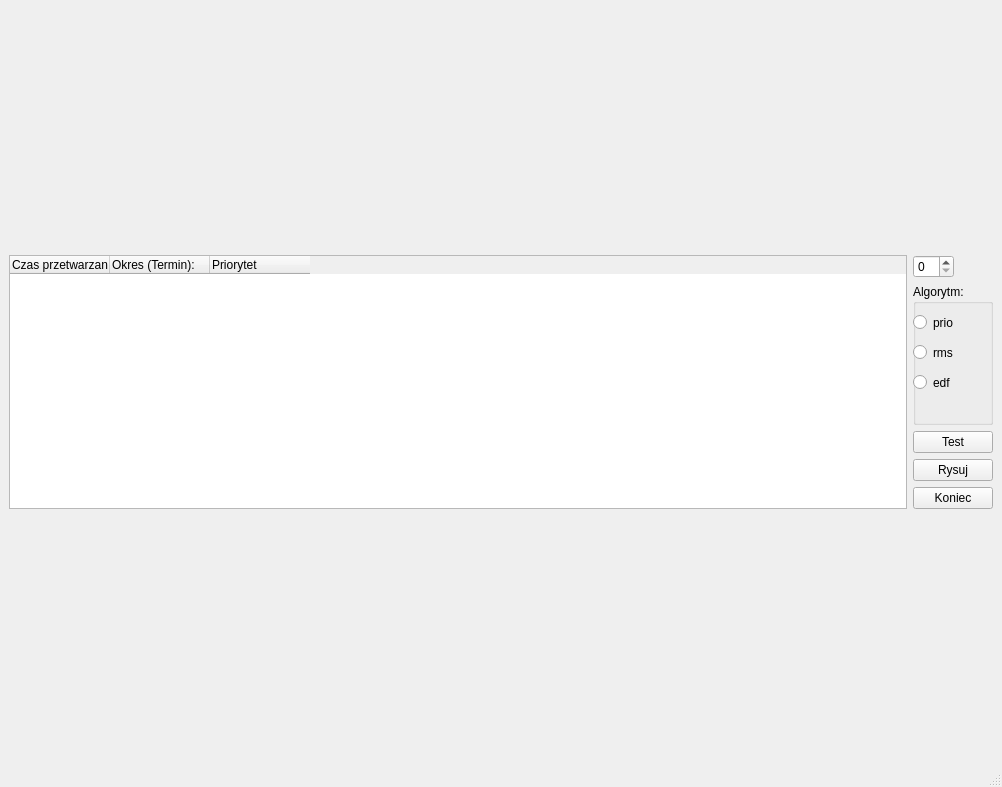
<?xml version="1.0" encoding="UTF-8"?>
<ui version="4.0">
 <class>SCR</class>
 <widget class="QMainWindow" name="SCR">
  <property name="geometry">
   <rect>
    <x>0</x>
    <y>0</y>
    <width>1002</width>
    <height>787</height>
   </rect>
  </property>
  <property name="sizePolicy">
   <sizepolicy hsizetype="Expanding" vsizetype="Expanding">
    <horstretch>0</horstretch>
    <verstretch>0</verstretch>
   </sizepolicy>
  </property>
  <property name="windowTitle">
   <string>MainWindow</string>
  </property>
  <widget class="QWidget" name="centralwidget">
   <layout class="QGridLayout" name="gridLayout_2">
    <item row="0" column="0">
     <layout class="QGridLayout" name="gridLayout">
      <item row="0" column="0">
       <layout class="QVBoxLayout" name="chart"/>
      </item>
      <item row="1" column="0">
       <layout class="QGridLayout" name="gridLayout_4">
        <item row="0" column="2">
         <layout class="QGridLayout" name="gridLayout_3"/>
        </item>
        <item row="0" column="1">
         <layout class="QVBoxLayout" name="verticalLayout_6">
          <item alignment="Qt::AlignLeft">
           <widget class="QSpinBox" name="spinBox"/>
          </item>
          <item>
           <widget class="QGroupBox" name="groupBox">
            <property name="sizePolicy">
             <sizepolicy hsizetype="Fixed" vsizetype="Preferred">
              <horstretch>0</horstretch>
              <verstretch>0</verstretch>
             </sizepolicy>
            </property>
            <property name="title">
             <string>Algorytm:</string>
            </property>
            <property name="checkable">
             <bool>false</bool>
            </property>
            <widget class="QRadioButton" name="checkBox_PRIORYTET">
             <property name="geometry">
              <rect>
               <x>0</x>
               <y>30</y>
               <width>82</width>
               <height>17</height>
              </rect>
             </property>
             <property name="text">
              <string>prio</string>
             </property>
            </widget>
            <widget class="QRadioButton" name="checkBox_RMS">
             <property name="geometry">
              <rect>
               <x>0</x>
               <y>60</y>
               <width>82</width>
               <height>17</height>
              </rect>
             </property>
             <property name="text">
              <string>rms</string>
             </property>
            </widget>
            <widget class="QRadioButton" name="checkBox_EDF">
             <property name="geometry">
              <rect>
               <x>0</x>
               <y>90</y>
               <width>82</width>
               <height>17</height>
              </rect>
             </property>
             <property name="text">
              <string>edf</string>
             </property>
            </widget>
           </widget>
          </item>
          <item>
           <widget class="QPushButton" name="pushButton_3">
            <property name="text">
             <string>Test</string>
            </property>
           </widget>
          </item>
          <item>
           <widget class="QPushButton" name="pushButton_2">
            <property name="text">
             <string>Rysuj</string>
            </property>
           </widget>
          </item>
          <item>
           <widget class="QPushButton" name="pushButton">
            <property name="text">
             <string>Koniec</string>
            </property>
           </widget>
          </item>
         </layout>
        </item>
        <item row="0" column="0">
         <widget class="QTableWidget" name="tabele">
          <property name="sizePolicy">
           <sizepolicy hsizetype="Expanding" vsizetype="Preferred">
            <horstretch>0</horstretch>
            <verstretch>0</verstretch>
           </sizepolicy>
          </property>
          <property name="maximumSize">
           <size>
            <width>16777215</width>
            <height>254</height>
           </size>
          </property>
          <property name="rowCount">
           <number>0</number>
          </property>
          <property name="columnCount">
           <number>3</number>
          </property>
          <column>
           <property name="text">
            <string>Czas przetwarzania:</string>
           </property>
           <property name="textAlignment">
            <set>AlignJustify|AlignVCenter</set>
           </property>
          </column>
          <column>
           <property name="text">
            <string>Okres (Termin):</string>
           </property>
           <property name="textAlignment">
            <set>AlignJustify|AlignVCenter</set>
           </property>
          </column>
          <column>
           <property name="text">
            <string>Priorytet</string>
           </property>
           <property name="textAlignment">
            <set>AlignJustify|AlignVCenter</set>
           </property>
          </column>
         </widget>
        </item>
       </layout>
      </item>
     </layout>
    </item>
   </layout>
  </widget>
  <widget class="QMenuBar" name="menubar">
   <property name="geometry">
    <rect>
     <x>0</x>
     <y>0</y>
     <width>1002</width>
     <height>31</height>
    </rect>
   </property>
  </widget>
  <widget class="QStatusBar" name="statusbar"/>
 </widget>
 <resources/>
 <connections/>
</ui>
